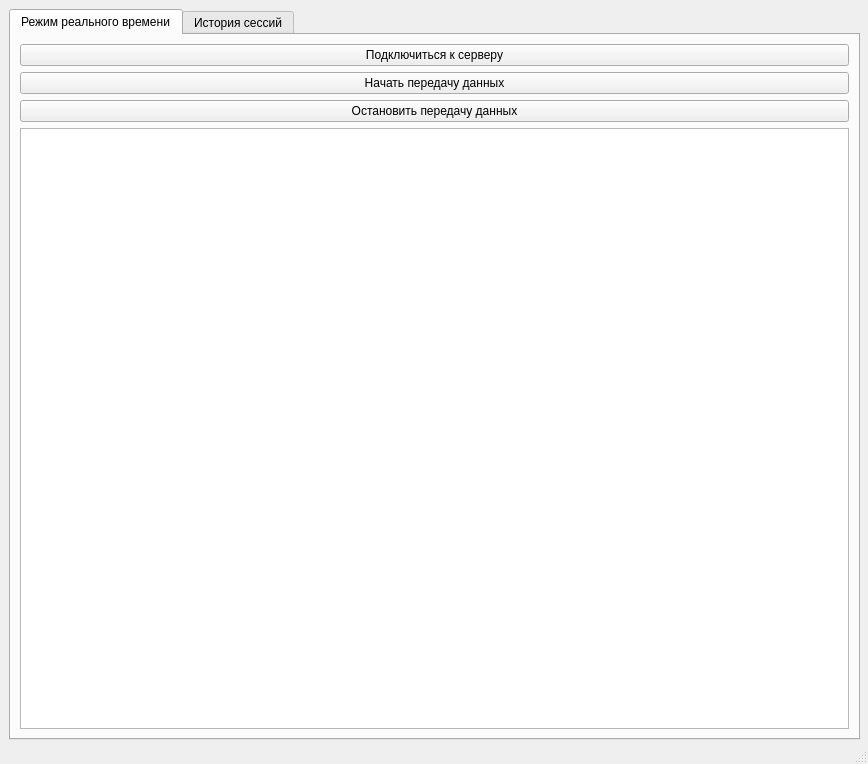
<?xml version="1.0" encoding="UTF-8"?>
<ui version="4.0">
 <class>MainWindow</class>
 <widget class="QMainWindow" name="MainWindow">
  <property name="geometry">
   <rect>
    <x>0</x>
    <y>0</y>
    <width>868</width>
    <height>764</height>
   </rect>
  </property>
  <property name="sizePolicy">
   <sizepolicy hsizetype="Expanding" vsizetype="Expanding">
    <horstretch>0</horstretch>
    <verstretch>0</verstretch>
   </sizepolicy>
  </property>
  <property name="baseSize">
   <size>
    <width>0</width>
    <height>0</height>
   </size>
  </property>
  <property name="windowTitle">
   <string>Телеметрический клиент</string>
  </property>
  <widget class="QWidget" name="centralwidget">
   <property name="enabled">
    <bool>true</bool>
   </property>
   <property name="sizePolicy">
    <sizepolicy hsizetype="Preferred" vsizetype="Preferred">
     <horstretch>0</horstretch>
     <verstretch>0</verstretch>
    </sizepolicy>
   </property>
   <widget class="QTabWidget" name="tabWidget">
    <property name="geometry">
     <rect>
      <x>9</x>
      <y>9</y>
      <width>851</width>
      <height>731</height>
     </rect>
    </property>
    <property name="sizePolicy">
     <sizepolicy hsizetype="Expanding" vsizetype="Expanding">
      <horstretch>0</horstretch>
      <verstretch>0</verstretch>
     </sizepolicy>
    </property>
    <property name="currentIndex">
     <number>0</number>
    </property>
    <widget class="QWidget" name="tab_3">
     <attribute name="title">
      <string>Режим реального времени</string>
     </attribute>
     <layout class="QVBoxLayout" name="verticalLayout_4">
      <item>
       <layout class="QVBoxLayout" name="verticalLayout" stretch="0,0,0">
        <property name="spacing">
         <number>6</number>
        </property>
        <property name="sizeConstraint">
         <enum>QLayout::SizeConstraint::SetDefaultConstraint</enum>
        </property>
        <property name="leftMargin">
         <number>0</number>
        </property>
        <property name="topMargin">
         <number>0</number>
        </property>
        <property name="rightMargin">
         <number>0</number>
        </property>
        <item>
         <widget class="QPushButton" name="btnConnect">
          <property name="sizePolicy">
           <sizepolicy hsizetype="Expanding" vsizetype="Fixed">
            <horstretch>0</horstretch>
            <verstretch>0</verstretch>
           </sizepolicy>
          </property>
          <property name="layoutDirection">
           <enum>Qt::LayoutDirection::LeftToRight</enum>
          </property>
          <property name="text">
           <string>Подключиться к серверу</string>
          </property>
         </widget>
        </item>
        <item>
         <widget class="QPushButton" name="btnStart">
          <property name="sizePolicy">
           <sizepolicy hsizetype="Expanding" vsizetype="Fixed">
            <horstretch>0</horstretch>
            <verstretch>0</verstretch>
           </sizepolicy>
          </property>
          <property name="toolTip">
           <string>Запускает генерацию и передачу телеметрических данных</string>
          </property>
          <property name="text">
           <string>Начать передачу данных</string>
          </property>
         </widget>
        </item>
        <item>
         <widget class="QPushButton" name="btnStop">
          <property name="sizePolicy">
           <sizepolicy hsizetype="Expanding" vsizetype="Fixed">
            <horstretch>0</horstretch>
            <verstretch>0</verstretch>
           </sizepolicy>
          </property>
          <property name="toolTip">
           <string>Приостанавливает генерацию данных</string>
          </property>
          <property name="text">
           <string>Остановить передачу данных</string>
          </property>
         </widget>
        </item>
       </layout>
      </item>
      <item>
       <widget class="PacketTable" name="PacketTableWidget">
        <property name="enabled">
         <bool>true</bool>
        </property>
       </widget>
      </item>
     </layout>
    </widget>
    <widget class="QWidget" name="tab_4">
     <property name="sizePolicy">
      <sizepolicy hsizetype="Expanding" vsizetype="Expanding">
       <horstretch>0</horstretch>
       <verstretch>0</verstretch>
      </sizepolicy>
     </property>
     <attribute name="title">
      <string>История сессий</string>
     </attribute>
     <layout class="QVBoxLayout" name="verticalLayout_5">
      <item>
       <widget class="QPushButton" name="btnRefreshSessions">
        <property name="text">
         <string>Обновить сессии</string>
        </property>
       </widget>
      </item>
      <item>
       <widget class="QLabel" name="lblSessionInfo">
        <property name="text">
         <string>Выберите сессию для просмотра</string>
        </property>
       </widget>
      </item>
      <item>
       <widget class="QListWidget" name="listSessions">
        <property name="sizePolicy">
         <sizepolicy hsizetype="Expanding" vsizetype="Expanding">
          <horstretch>0</horstretch>
          <verstretch>0</verstretch>
         </sizepolicy>
        </property>
       </widget>
      </item>
      <item>
       <widget class="PacketTable" name="HistoryPacketTableWidget">
        <property name="sizePolicy">
         <sizepolicy hsizetype="Expanding" vsizetype="Expanding">
          <horstretch>0</horstretch>
          <verstretch>0</verstretch>
         </sizepolicy>
        </property>
        <property name="layoutDirection">
         <enum>Qt::LayoutDirection::LeftToRight</enum>
        </property>
        <property name="sizeAdjustPolicy">
         <enum>QAbstractScrollArea::SizeAdjustPolicy::AdjustIgnored</enum>
        </property>
       </widget>
      </item>
     </layout>
    </widget>
   </widget>
  </widget>
  <widget class="QStatusBar" name="statusbar"/>
 </widget>
 <customwidgets>
  <customwidget>
   <class>PacketTable</class>
   <extends>QTableWidget</extends>
   <header>custom_table.h</header>
  </customwidget>
 </customwidgets>
 <resources/>
 <connections/>
</ui>
